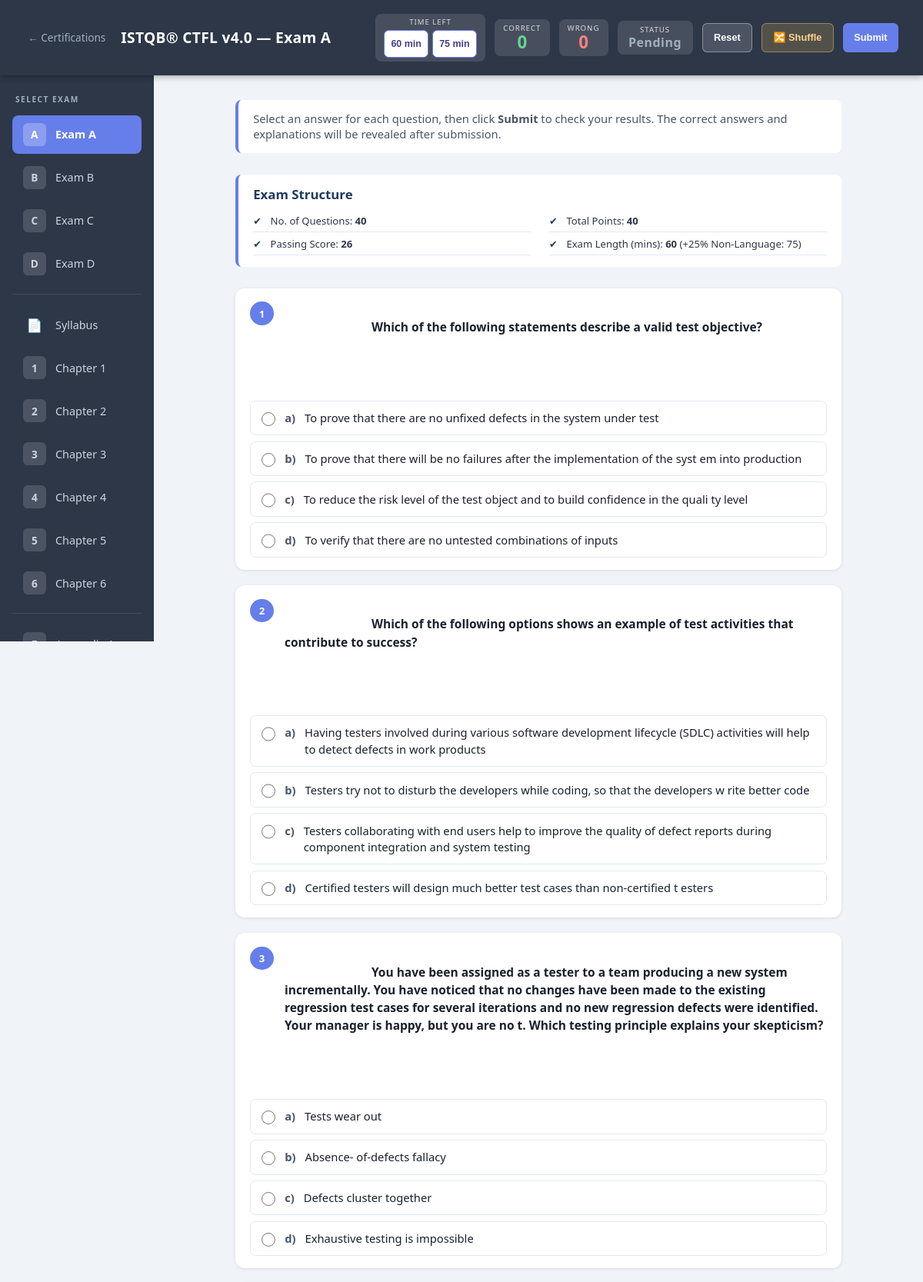
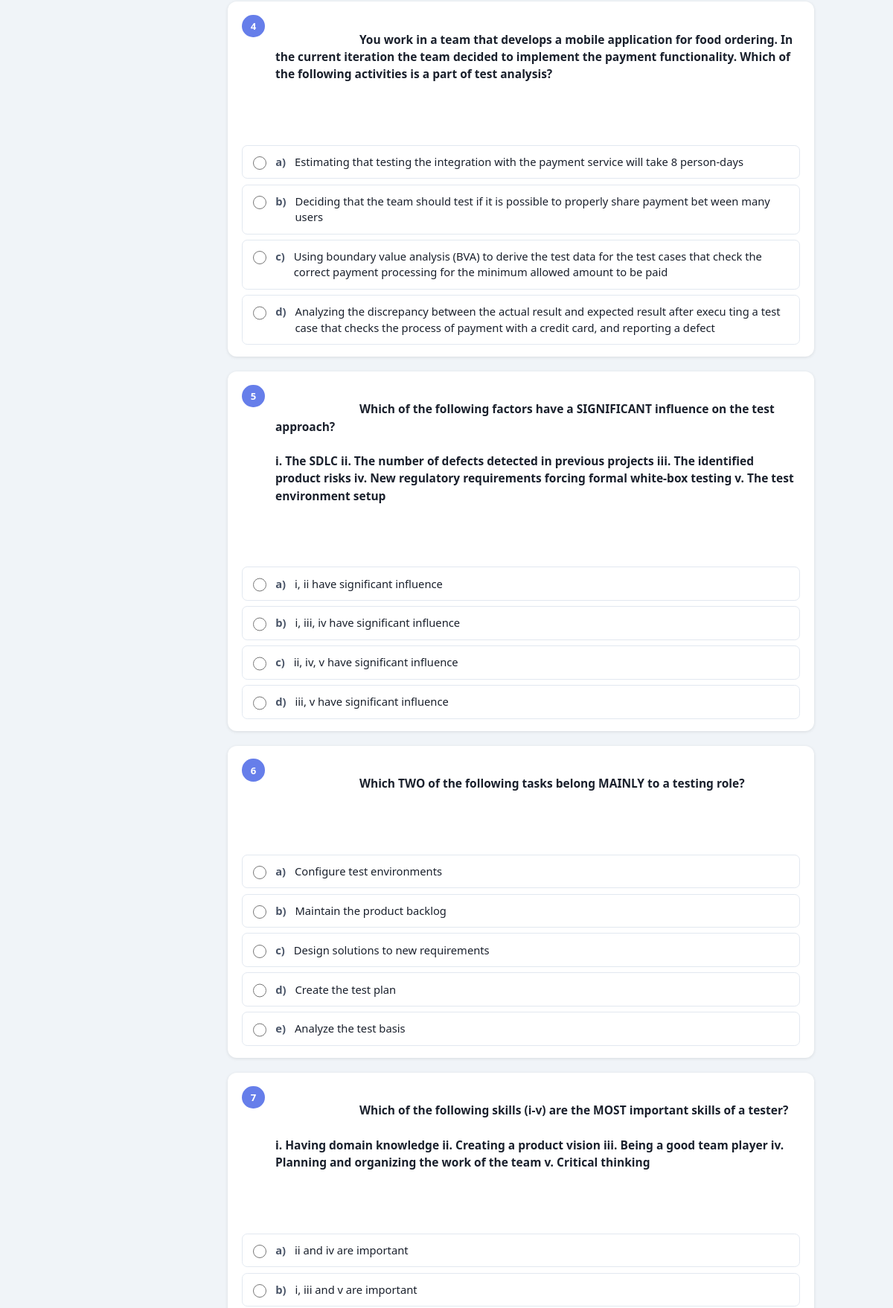
The app's page /exam/ctfl/A/ (upper part) with its own data (2 pictures, top to bottom).
### questions/models.py (models this page shows, shortened)
class ExamStructure(models.Model):
    certification = models.CharField(max_length=20)
    version = models.CharField(max_length=40, blank=True)
    title = models.CharField(max_length=200)
    num_questions = models.PositiveIntegerField()
    total_points = models.PositiveIntegerField()
    passing_score = models.PositiveIntegerField()
    minutes = models.PositiveIntegerField()
    minutes_extended = models.PositiveIntegerField()
    order = models.PositiveIntegerField(default=0)
    class Meta:
        ordering = ['certification', 'order']

### questions/views.py (the view)
def question_list(request, cert_id='ctfl', exam='A'):
    cert = _find_cert(cert_id)
    if cert is None:
        raise Http404('Unknown certification')
    exam = exam.upper()
    exams = _cert_exams(cert_id)
    valid_letters = [e['exam_id'] for e in exams]
    if valid_letters and exam not in valid_letters:
        return redirect('question_list', cert_id=cert_id, exam=valid_letters[0])
    questions = [_parse_question(q) for q in Question.objects.filter(
        certification=cert_id, exam=exam)]
    current_label = next(
        (e['label'] for e in exams if e['exam_id'] == exam), f'Exam {exam}')
    exam_structures = ExamStructure.objects.filter(certification=cert_id)
    primary = exam_structures.first()
    return render(request, 'questions/question_list.html', {
        'questions': questions,
        'current_exam': exam,
        'current_exam_label': current_label,
        'exams': exams,
        'has_appendix': any(e['exam_id'] == 'E' for e in exams),
        'chapters': get_chapters(cert_id),
        'exam_structures': exam_structures,
        'timer_minutes': (primary.minutes if primary else 60,
                          primary.minutes_extended if primary else 75),
        'cert': cert,
        'cert_id': cert_id,
    })

### questions/chapters/__init__.py (called while the page is built)
def get_chapters(cert_id):
    return CHAPTERS_BY_CERT.get(cert_id, [])

### questions/views.py (called while the page is built)
def _cert_exams(cert_id):
    letters = sorted(set(Question.objects.filter(
        certification=cert_id).values_list('exam', flat=True)))
    single = len(letters) == 1
    exams = []
    for letter in letters:
        if letter == 'E':
            label = 'Appendix A'
        elif single:
            label = 'Exam'
        else:
            label = f'Exam {letter}'
        exams.append({'label': label, 'exam_id': letter})
    return exams

def _find_cert(cert_id):
    for section in CERTIFICATIONS:
        for cert in section['items']:
            if cert['id'] == cert_id:
                return cert
    return None

### questions/templates/questions/question_list.html (shortened to what this page needs)
{% load static %}
<!DOCTYPE html>
<html lang="en">
<head>
    <link rel="stylesheet" href="{% static 'questions/css/base.css' %}">
    <link rel="stylesheet" href="{% static 'questions/css/question_list.css' %}">
</head>
<body>
    <header>
        <div class="header-left">
            <a href="{% url 'catalog' %}" class="header-back-link">&#8592; Certifications</a>
            <h1>ISTQB&reg; {{ cert.short }} &mdash; {{ current_exam_label }}</h1>
        </div>
        <div id="header-right">
            <div id="timer-badge" class="score-badge timer-idle">
                <span class="label">Time left</span>
                <div id="timer-choice" class="timer-choice">
                    <button type="button" class="timer-btn" data-minutes="{{ timer_minutes.0 }}" title="Native speaker: {{ timer_minutes.0 }} minutes" aria-label="Native speaker: {{ timer_minutes.0 }} minutes">{{ timer_minutes.0 }} min</button>
                    <button type="button" class="timer-btn" data-minutes="{{ timer_minutes.1 }}" title="Non-native speaker: {{ timer_minutes.1 }} minutes" aria-label="Non-native speaker: {{ timer_minutes.1 }} minutes">{{ timer_minutes.1 }} min</button>
                </div>
            </div>
            <div class="score-badge">
                <span class="label">Correct</span>
                <span class="count" id="right-count">0</span>
            </div>
            <div class="score-badge">
                <span class="label">Wrong</span>
                <span class="count" id="wrong-count">0</span>
            </div>
            <div id="status-badge">
                <span class="label">Status</span>
                <span class="status-text status-pending" id="status-text">Pending</span>
            </div>
            <button class="hdr-btn btn-reset" onclick="resetAll()">Reset</button>
            <button class="hdr-btn btn-shuffle" id="shuffle-btn" onclick="shuffleQuestions()">&#x1F500; Shuffle</button>
            <button class="hdr-btn btn-submit" id="submit-btn" onclick="submitExam()">Submit</button>
        </div>
    </header>
    <div class="shell">
        {% include 'questions/_sidebar.html' %}
        <div class="content-area">
            <main>
                <p class="page-intro">
                    Select an answer for each question, then click <strong>Submit</strong> to check your results.
                    The correct answers and explanations will be revealed after submission.
                </p>
                {% if exam_structures %}
                <section class="page-intro exam-structure">
                    <h2>Exam Structure</h2>
                    {% for s in exam_structures %}
                    <div class="es-group">
                        <ul class="es-list">
                            <li>No. of Questions: <strong>{{ s.num_questions }}</strong></li>
                            <li>Total Points: <strong>{{ s.total_points }}</strong></li>
                            <li>Passing Score: <strong>{{ s.passing_score }}</strong></li>
                            <li>Exam Length (mins): <strong>{{ s.minutes }}</strong> (+25% Non-Language: {{ s.minutes_extended }})</li>
                        </ul>
                    </div>
                    {% endfor %}
                </section>
                {% endif %}
                {% if questions %}
                {% for q in questions %}
                <div class="question-card" id="card-{{ q.id }}" data-correct="{{ q.correct_option }}">
                    <div class="question-header">
                        <div class="q-number">{{ forloop.counter }}</div>
                        <div class="q-stem">
                            {{ q.stem_before }}
                        </div>
                    </div>
                    <div class="options">
                        {% for letter, text in q.options %}
                        <label class="option-label" id="lbl-{{ q.id }}-{{ letter }}">
                            <input type="radio" name="q{{ q.id }}" value="{{ letter }}" />
                            <span class="option-letter">{{ letter }})</span>
                            <span class="option-text">{{ text }}</span>
                        </label>
                        {% endfor %}
                    </div>
                </div>
                {% endfor %}
                {% else %}
                <div class="empty">No questions found for Exam {{ current_exam }}.</div>
                {% endif %}
            </main>
        </div>
    </div>
</body>
</html>

### questions/templates/questions/_sidebar.html (shortened to what this page needs)
<aside class="sidebar-wrapper">
    <nav class="sidebar" id="exam-sidebar">
        <div class="sidebar-title">Select Exam</div>
        {% for e in exams %}
        {% if e.exam_id == 'E' %}
        <hr class="sidebar-divider">
        <a href="{% url 'syllabus' cert_id=cert_id %}" class="exam-link syllabus-link" target="_blank"
            rel="noopener noreferrer">
            <div class="exam-badge">&#128196;</div>
            Syllabus
        </a>
        {% for c in chapters %}
        <a href="{% url 'chapter' cert_id=cert_id number=c.number %}"
            class="exam-link chapter-link {% if c.number == current_chapter %}active{% endif %}">
            <div class="exam-badge">{{ c.number }}</div>
            Chapter {{ c.number }}
        </a>
        {% endfor %}
        <hr class="sidebar-divider">{% endif %}
        <a href="{% url 'question_list' cert_id=cert_id exam=e.exam_id %}"
            class="exam-link {% if e.exam_id == current_exam %}active{% endif %}">
            <div class="exam-badge">{{ e.exam_id }}</div>
            {{ e.label }}
        </a>
        {% endfor %}
    </nav>
</aside>

### questions/static/questions/css/base.css (style rules this page uses)
*, *::before, *::after { box-sizing: border-box; margin: 0; padding: 0; }
html { -webkit-text-size-adjust: 100%; }
body { font-family: 'Segoe UI', system-ui, sans-serif; background: #f0f4f8; color: #1a202c; min-height: 100vh; overflow-x: hidden; overflow-wrap: break-word; word-break: break-word; }

### records on screen
ExamStructure: num_questions "40", total_points "40", passing_score "26", minutes "60", minutes_extended "75"

### other values on screen
{{ cert.short }} "CTFL v4.0"
{{ current_exam_label }} "Exam A"
{{ timer_minutes.0 }} "60"
{{ timer_minutes.1 }} "75"
{{ e.exam_id }} "A" "B" "C" "D"
{{ e.label }} "Exam A" "Exam B" "Exam C" "Exam D"
{{ c.number }} "1" "2" "3" "4" "5" "6"
{{ q.stem_before }} "Which of the following statements describe a valid test objective?" "Which of the following options shows an example of test activities that contribute to success?" "Which TWO of the following tasks belong MAINLY to a testing role?"
{{ letter }} "a" "b" "c" "d" "a" "b" "c" "d" "a" "b" "c" "d" "a" "b" "c" "d" "a" "b" "c" "d" "a" "b" "c" "d" "e" "a" "b"
{{ text }} "To prove that there are no unfixed defects in the system under test" "To prove that there will be no failures after the implementation of the syst em into production" "To reduce the risk level of the test object and to build confidence in the quali ty level" "To verify that there are no untested combinations of inputs" "Having testers involved during various software development lifecycle (SDLC) activities will help to detect defects in work products" "Testers try not to disturb the developers while coding, so that the developers w rite better code" "Testers collaborating with end users help to improve the quality of defect reports during component integration and system testing" "Certified testers will design much better test cases than non-certified t esters" "Tests wear out" "Absence- of-defects fallacy" "Defects cluster together" "Exhaustive testing is impossible" "Estimating that testing the integration with the payment service will take 8 person-days" "Deciding that the team should test if it is possible to properly share payment bet ween many users" "Using boundary value analysis (BVA) to derive the test data for the test cases that check the correct payment processing for the minimum allowed amount to be paid" "Analyzing the discrepancy between the actual result and expected result after execu ting a test case that checks the process of payment with a credit card, and reporting a defect" "i, ii have significant influence" "i, iii, iv have significant influence" "ii, iv, v have significant influence" "iii, v have significant influence" "Configure test environments" "Maintain the product backlog" "Design solutions to new requirements" "Create the test plan" "Analyze the test basis" "ii and iv are important" "i, iii and v are important"
